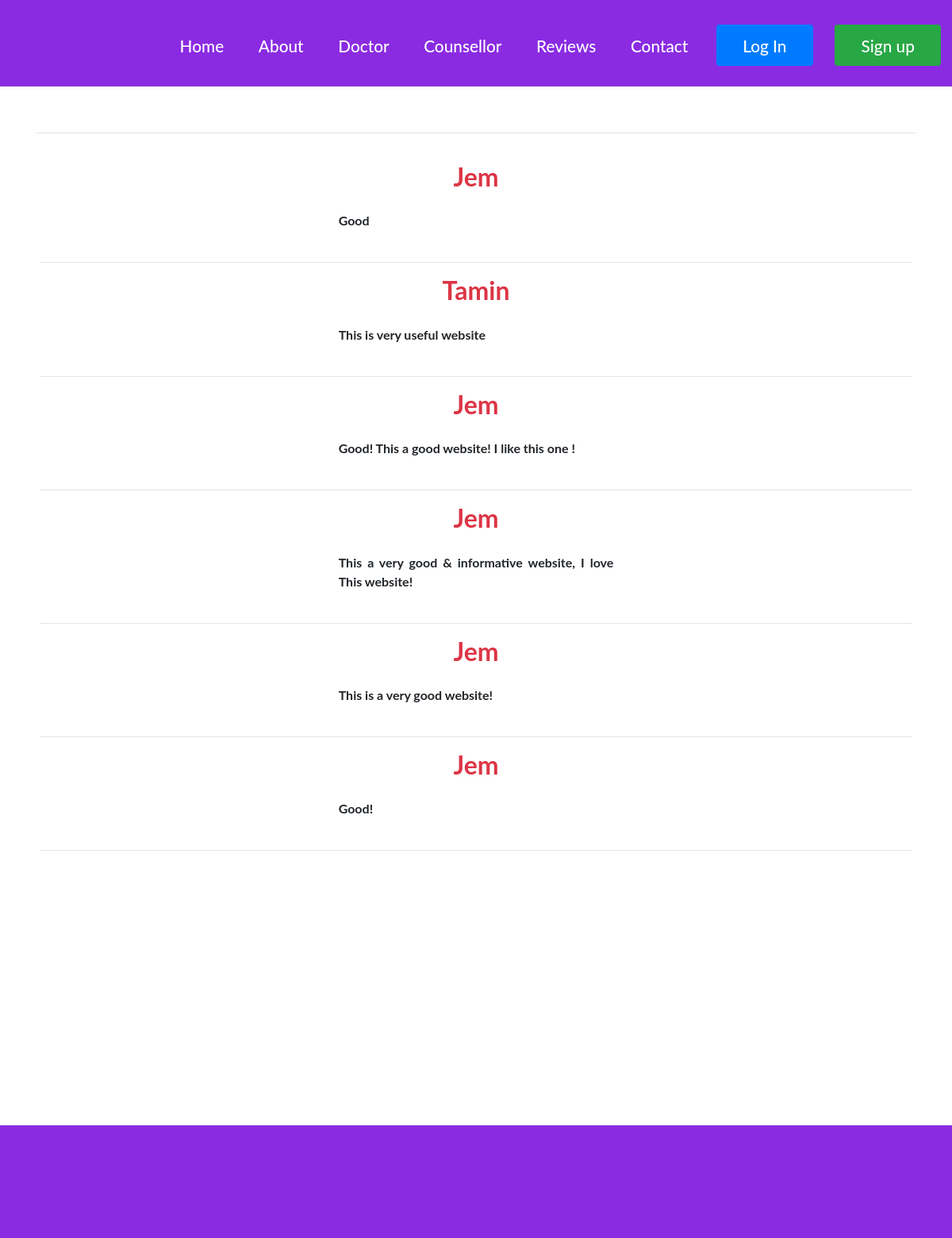
Screenshot of /web-review.php with the database file from the repository.
### tables this page shows
CREATE TABLE `review` (
  `review_id` int(11) NOT NULL,
  `user_id` bigint(20) NOT NULL,
  `review` text NOT NULL
);

CREATE TABLE `user` (
  `id` bigint(20) NOT NULL,
  `name` varchar(50) NOT NULL,
  `email` varchar(100) NOT NULL,
  `mobile` varchar(21) NOT NULL,
  `address` text NOT NULL,
  `nid` varchar(50) NOT NULL,
  `password` varchar(32) NOT NULL,
  `photo` varchar(100) DEFAULT NULL,
  `joining_date` varchar(50) DEFAULT NULL,
  `role_id` int(11) NOT NULL,
  `slug` varchar(255) NOT NULL
);

### web-review.php (the view, shortened to what this page needs)
<?php
    require_once('functions/function.php');
    $select="SELECT * FROM review INNER JOIN user ON review.user_id=user.id ORDER BY review_id DESC";
    $Q=mysqli_query($con,$select);
?>
<!DOCTYPE html>
<html lang="">
    <head>
        <link rel="stylesheet" href="websites-assets/css/all.min.css">
        <link rel="stylesheet" href="websites-assets/css/all.css">
        <link rel="stylesheet" href="websites-assets/css/bootstrap.min.css">
        <link rel="stylesheet" href="websites-assets/css/style.css">
    </head>
    <body>
        <div class="">
            <div class="container">
                <div class="top-nav">
                    <nav class="navbar fixed-top navbar-expand-md navbar-primary header-top">
                    <div class="collapse navbar-collapse" id="menus">
                        <ul class="navbar-nav ml-auto">
                            <li class="nav-item"><a href="index.php" class="nav-link"> Home</a></li>
                            <li class="nav-item"><a href="index.php#section-2" class="nav-link"> About</a></li>
                            <li class="nav-item"><a href="web-doctor.php" class="nav-link"> Doctor</a></li>
                            <li class="nav-item"><a href="web-counsellor.php" class="nav-link"> Counsellor</a></li>
                            <li class="nav-item"><a href="web-review.php" class="nav-link"> Reviews</a></li>
                            <li class="nav-item"><a href="index.php#section-5" class="nav-link"> Contact</a></li>
                            <li class="nav-item"><a class="btn btn-primary btn-lg txt" href="login.php" class="nav-link"> Log In</a></li>
                            <li class="nav-item"><a class="btn btn-success btn-lg txt" href="sign-up.php" class="nav-link"> Sign up</a></li>
                        </ul>
                    </div>
                    </nav>
                </div>
            </div>
        </div>
        <div class="container recommendation_container">
                <hr>
                <div class="row">
                <div class="card-body">
                    <?php
                        foreach($Q as $data){
                    ?>
                    <div class="row">
                        <div class="col-md-12">
                            <h2 class="text-center recommendation_spot_title text-danger"><b><?= $data['name'] ?></b></h2>
                        </div>
                    </div>
                    <br>
                    <div class="row">
                        <div class="col-md-4">
                        </div>
                        <div class="col-md-4">
                            <p align="justify"><b><?= $data['review'] ?></b></p>
                        </div>
                        <div class="col-md-4">
                        </div>
                    </div>
                    <br>
                    <hr class="recommendation_hr">
                    <?php
                    }
                    ?>
                </div>
                </div>
        </div>
        <div class="fotter">
            <div class="container">
                <div class="fotter-grids">
                <div class="col-md-4 fotter-middle">
                    <div class="col-md-4 fotter-right" style="padding-left:10px">
                        <br/>
                    </div>
                    <div class="social-icons">
                        <a href="#"><span class="facebook"> </span></a>
                        <a href="#"><span class="twitter"> </span></a>
                        <a href="#"><span class="googleplus"> </span></a>
                        <a href="#"><span class="pinterest"> </span></a>
                        <a href="#"><span class="instagram"> </span></a>
                    </div>
                    <div class="clearfix"></div>
                </div>
                </div>
            </div>
        </div>
        <div class="copyright text-right">
        </div>
    </body>
</html>

### websites-assets/css/style.css (style rules this page uses)
.txt { color: white!important; }
body { margin:0; padding:0; font-family: 'Lato', sans-serif; -webkit-appearance:none; }
body a { transition:0.5s all; -webkit-transition:0.5s all; -moz-transition:0.5s all; -o-transition:0.5s all; -ms-transition:0.5s all; }
h1,h2,h3,h4,h5,h6 { margin:0; }
p { margin:0; }
ul { margin:0; padding:0; }
.header-top { background:blueviolet; min-height:32px; padding:1.5em 0; position: fixed; z-index: 9999; clear: both; border-bottom:1px solid rgba(128, 128, 128, 0.17); }
.top-nav ul { float:left; margin:0.4em 0 0 0; }
.top-nav ul li { display:inline-block; margin: 0 0.8em; }
.top-nav ul li a { color:white; text-decoration:none; padding:0.5em 1.6em; display:block; border:1px solid blueviolet; font-size:1.3em; font-weight:500; }
.fotter { background:blueviolet; height:121px; margin-top:11px; }
.social-icons { margin-top:3.5em; }
.social-icons a span { width:44px; height:39px; background:url('../images/social-icons.png') no-repeat 0px 0px; display:inline-block; margin: 0 0.5em; }
.social-icons a span.facebook { background-position: 0px 0px; }
.social-icons a span.twitter { background-position:-63px 0px; }
.social-icons a span.googleplus { background-position:-127px 0px; }
.social-icons a span.pinterest { background-position: -190px 0px; }
.social-icons a span.instagram { background-position:-254px 0px }
.social-icons { float:right; }
.copyright { background: blueviolet; height:21px; }
.recommendation_container { margin-top: 167px; margin-bottom: 310px; }
.recommendation_spot_title { color:green; }
.recommendation_hr { font-weight: 2000; }

### rows the page displays
review: user.name "Jem", review "Good"
review: user.name "Tamin", review "This is very useful website"
review: user.name "Jem", review "Good! This a good website! I like this one !"
review: user.name "Jem", review "This a very good & informative website, I love This website!"
review: user.name "Jem", review "This is a very good website!"
review: user.name "Jem", review "Good!"
